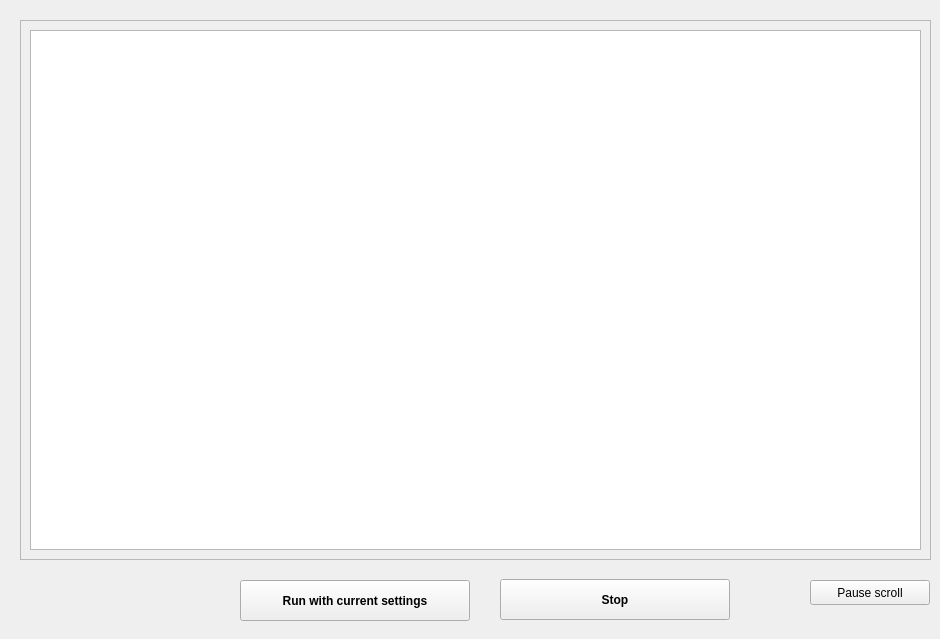
     <widget class="QWidget" name="tab_5">
      <attribute name="title">
       <string>Test run</string>
      </attribute>
      <widget class="QFrame" name="frame_5">
       <property name="geometry">
        <rect>
         <x>20</x>
         <y>20</y>
         <width>911</width>
         <height>540</height>
        </rect>
       </property>
       <property name="frameShape">
        <enum>QFrame::StyledPanel</enum>
       </property>
       <property name="frameShadow">
        <enum>QFrame::Raised</enum>
       </property>
       <widget class="QPlainTextEdit" name="MonitorWindow">
        <property name="geometry">
         <rect>
          <x>10</x>
          <y>10</y>
          <width>891</width>
          <height>520</height>
         </rect>
        </property>
        <property name="font">
         <font>
          <family>Monospace</family>
          <stylestrategy>PreferDefault</stylestrategy>
         </font>
        </property>
        <property name="acceptDrops">
         <bool>false</bool>
        </property>
        <property name="verticalScrollBarPolicy">
         <enum>Qt::ScrollBarAsNeeded</enum>
        </property>
        <property name="horizontalScrollBarPolicy">
         <enum>Qt::ScrollBarAlwaysOff</enum>
        </property>
        <property name="undoRedoEnabled">
         <bool>false</bool>
        </property>
        <property name="readOnly">
         <bool>true</bool>
        </property>
        <property name="textInteractionFlags">
         <set>Qt::NoTextInteraction</set>
        </property>
        <property name="backgroundVisible">
         <bool>false</bool>
        </property>
       </widget>
      </widget>
      <widget class="QFrame" name="frameStart">
       <property name="geometry">
        <rect>
         <x>230</x>
         <y>570</y>
         <width>250</width>
         <height>60</height>
        </rect>
       </property>
       <property name="frameShape">
        <enum>QFrame::NoFrame</enum>
       </property>
       <property name="frameShadow">
        <enum>QFrame::Raised</enum>
       </property>
       <widget class="QPushButton" name="startButton">
        <property name="geometry">
         <rect>
          <x>10</x>
          <y>10</y>
          <width>230</width>
          <height>41</height>
         </rect>
        </property>
        <property name="font">
         <font>
          <weight>75</weight>
          <bold>true</bold>
         </font>
        </property>
        <property name="text">
         <string>Run with current settings</string>
        </property>
       </widget>
      </widget>
      <widget class="QFrame" name="frameStop">
       <property name="enabled">
        <bool>true</bool>
       </property>
       <property name="geometry">
        <rect>
         <x>490</x>
         <y>569</y>
         <width>250</width>
         <height>60</height>
        </rect>
       </property>
       <property name="frameShape">
        <enum>QFrame::NoFrame</enum>
       </property>
       <property name="frameShadow">
        <enum>QFrame::Raised</enum>
       </property>
       <widget class="QPushButton" name="stopButton">
        <property name="enabled">
         <bool>true</bool>
        </property>
        <property name="geometry">
         <rect>
          <x>10</x>
          <y>10</y>
          <width>230</width>
          <height>41</height>
         </rect>
        </property>
        <property name="font">
         <font>
          <weight>75</weight>
          <bold>true</bold>
         </font>
        </property>
        <property name="text">
         <string>Stop</string>
        </property>
       </widget>
      </widget>
      <widget class="QPushButton" name="pauseScroll">
       <property name="geometry">
        <rect>
         <x>810</x>
         <y>580</y>
         <width>120</width>
         <height>25</height>
        </rect>
       </property>
       <property name="text">
        <string>Pause scroll</string>
       </property>
       <property name="checkable">
        <bool>true</bool>
       </property>
      </widget>
     </widget>
